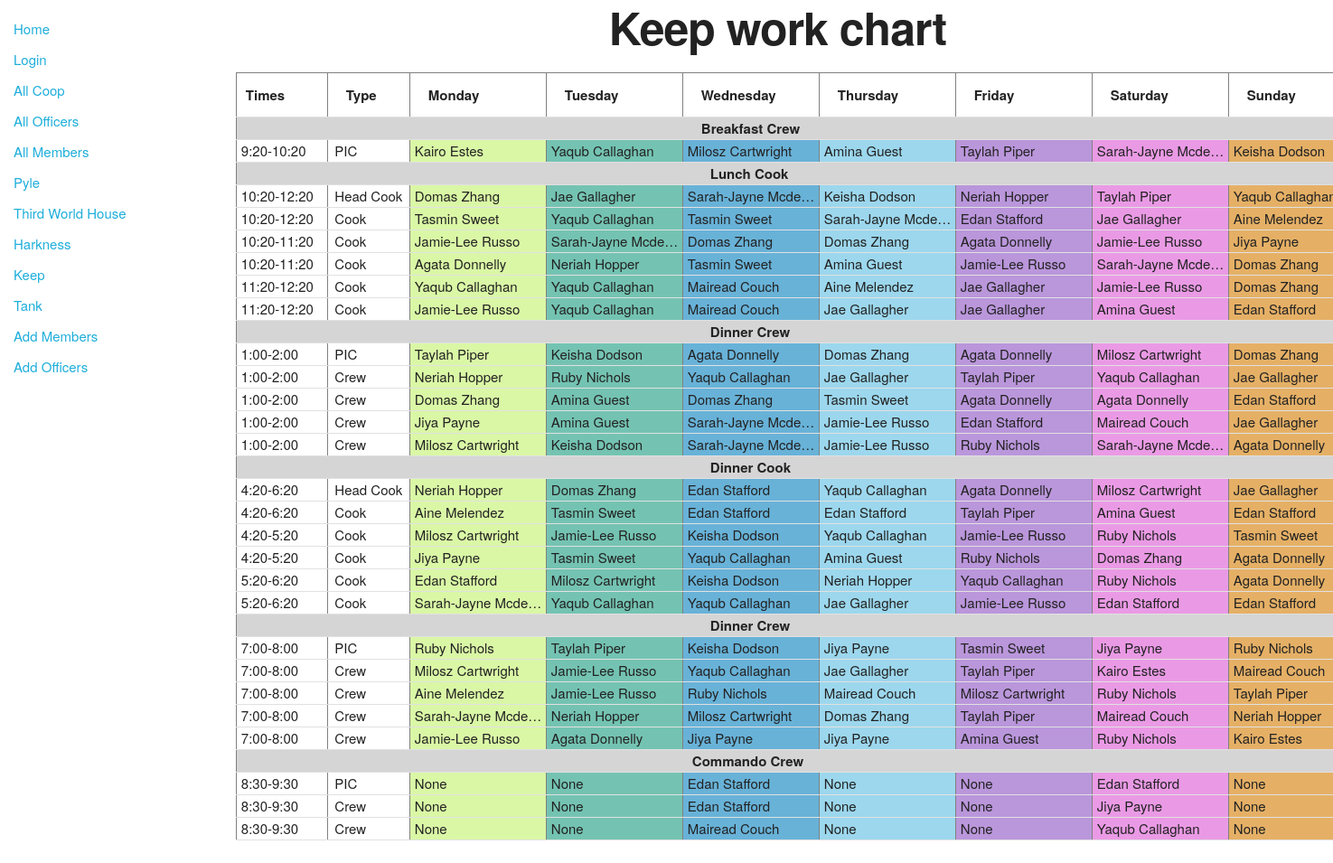
The app's page /catalog/keepworkchart/ with its own data.
### catalog/models.py (models this page shows)
class WorkChartRow(models.Model):
    id = models.AutoField(primary_key=True)
    coop = models.ForeignKey('Coop', on_delete=models.SET_NULL, null=True)
    time = models.CharField(max_length=20, null=True, blank = True)
    cook = models.BooleanField()
    pic = models.BooleanField()
    monday = models.ForeignKey('Shift', on_delete=models.SET_NULL, null=True, related_name='monday')
    tuesday = models.ForeignKey('Shift', on_delete=models.SET_NULL, null=True, related_name='tuesday')
    wednesday = models.ForeignKey('Shift', on_delete=models.SET_NULL, null=True, related_name='wednesday')
    thursday = models.ForeignKey('Shift', on_delete=models.SET_NULL, null=True, related_name='thursday')
    friday = models.ForeignKey('Shift', on_delete=models.SET_NULL, null=True, related_name='friday')
    saturday = models.ForeignKey('Shift', on_delete=models.SET_NULL, null=True, related_name='saturday')
    sunday = models.ForeignKey('Shift', on_delete=models.SET_NULL, null=True, related_name='sunday')

class Shift(models.Model):
    id = models.AutoField(primary_key=True)
    cook = models.BooleanField()
    member = models.ForeignKey('Member', on_delete=models.SET_NULL, null=True)
    is_pic = models.BooleanField()
    meal = models.ForeignKey('Meal', on_delete=models.SET_NULL, null=True)
    def __str__(self):
        return str(self.member)

class Member(models.Model):
    id = models.AutoField(primary_key=True)
    first_name = models.CharField(max_length=30)
    last_name = models.CharField(max_length=50)
    preferred_name = models.CharField(max_length=100, null=True, blank = True)
    tnumber = models.IntegerField()
    coop = models.ForeignKey('Coop', on_delete=models.SET_NULL, null=True)
    email = models.EmailField(null = True, blank = True)
    pronouns = models.CharField(max_length=20)
    time_aid = models.IntegerField()
    missed_jobes = models.IntegerField(null = True, blank = True)
    def __str__(self):
        returnString = self.first_name + " " + self.last_name
        return returnString

### catalog/views.py (the view)
# urls.py: path('keepworkchart/', views.WorkChartKeep.as_view(),name='keep-work-chart'),
class WorkChartKeep(generic.ListView):
    model=WorkChartRow
    template_name = 'catalog/keepworkchart.html'  # Specify your own template name/location
    def get_queryset(self):
        keep = Coop.objects.get(name = "Keep")
        return WorkChartRow.objects.filter(coop=keep)

### catalog/templates/catalog/keepworkchart.html (shortened to what this page needs)
{% extends "base_generic.html" %}
{% block content %}
  <h1 style="text-align: center; font-weight: bold">Keep work chart</h1>
    <table border="1" width="400" style="margin-left: 0px;">
        <tr>
          <td >
            <p class="titles" style="padding-left:10px">Times</p>
          </td>
          <td >
            <p class="titles" style="width:60px">Type</p>
          </td>
          <td>
            <p class="titles">Monday</p>
          </td>
          <td>
            <p class="titles">Tuesday</p>
          </td>
          <td>
            <p class="titles">Wednesday</p>
          </td>
          <td>
            <p class="titles">Thursday</p>
          </td>
          <td>
            <p class="titles">Friday</p>
          </td>
          <td>
            <p class="titles">Saturday</p>
          </td>
          <td>
            <p class="titles">Sunday</p>
          </td>
        </tr>
        <tr style="height:15px;">
            <td style="padding:0px; margin:0px;" colspan="9" bgcolor="#D5D5D5">
                <div style="font-weight: bold; width:220px; margin:0 auto;">Breakfast Crew</div>
            </td>
        </tr>
        {% for workChartRow in object_list %}
            {% if workChartRow.time == "10:20-12:20" and workChartRow.pic %}
                <tr style="height:15px;">
                    <td style="padding:0px; margin:0px;" colspan="9" bgcolor="#D5D5D5">
                        <div style="font-weight: bold; width:200px; margin:0 auto;">Lunch Cook</div>
                    </td>
                </tr>
            {% elif workChartRow.time == "1:00-2:00" and workChartRow.pic %}
                <tr style="height:15px;">
                    <td style="padding:0px; margin:0px;" colspan="9" bgcolor="#D5D5D5">
                        <div style="font-weight: bold; width:200px; margin:0 auto;">Dinner Crew</div>
                    </td>
                </tr>
            {% elif workChartRow.time == "4:20-6:20" and workChartRow.pic %}
                <tr style="height:15px;">
                    <td style="padding:0px; margin:0px;" colspan="9" bgcolor="#D5D5D5">
                        <div style="font-weight: bold; width:200px; margin:0 auto;">Dinner Cook</div>
                    </td>
                </tr>
            {% elif workChartRow.time == "7:00-8:00" and workChartRow.pic %}
                <tr style="height:15px;">
                    <td style="padding:0px; margin:0px;" colspan="9" bgcolor="#D5D5D5">
                        <div style="font-weight: bold; width:200px; margin:0 auto;">Dinner Crew</div>
                    </td>
                </tr>
            {% elif workChartRow.time == "8:30-9:30" and workChartRow.pic %}
                <tr style="height:15px;">
                    <td style="padding:0px; margin:0px;" colspan="9" bgcolor="#D5D5D5">
                        <div style="font-weight: bold; width:240px; margin:0 auto;">Commando Crew</div>
                    </td>
                </tr>
            {% endif %}
                <tr>
                    <td style="padding:0px; margin:0px;">
                        <div class="hideextra" style="width:100px; margin:0 auto;" >{{workChartRow.time}}</div>
                    </td>
                    {% if workChartRow.cook %}
                        {% if workChartRow.pic %}
                            <td style="padding:0px; margin:0px;">
                                <div style="white-space: nowrap; overflow: hidden; margin:0 auto; width:75px;" >Head Cook</div>
                            </td>
                        {% else %}
                            <td style="padding:0px; margin:0px;">
                                <div style="white-space: nowrap; overflow: hidden; text-overflow:ellipsis; margin:0 auto; width:75px;" >Cook</div>
                            </td>
                        {% endif %}
                    {% else %}
                        {% if workChartRow.pic %}
                            <td style="padding:0px; margin:0px;">
                                <div style="white-space: nowrap; overflow: hidden; text-overflow:ellipsis; margin:0 auto; width:75px;" >PIC</div>
                            </td>
                        {% else %}
                            <td style="padding:0px; margin:0px;">
                                <div style="white-space: nowrap; overflow: hidden; text-overflow:ellipsis; margin:0 auto; width:75px;" >Crew</div>
                            </td>
                        {% endif %}
                    {% endif %}
                    <td style="padding:0px; margin:0px;" bgcolor="#DAF7A6">
                        <div class="hideextra">{{workChartRow.monday}}</div>
                    </td>
                    <td style="padding:0px; margin:0px;" bgcolor="#74C3B2">
                        <div class="hideextra" >{{workChartRow.tuesday}}</div>
                    </td>
                    <td style="padding:0px; margin:0px;" bgcolor="#68B2D8">
                        <div class="hideextra" >{{workChartRow.wednesday}}</div>
                    </td>
                    <td style="padding:0px; margin:0px;" bgcolor="#9CD7ED">
                        <div class="hideextra" >{{workChartRow.thursday}}</div>
                    </td>
                    <td style="padding:0px; margin:0px;" bgcolor="#BA96DB">
                        <div class="hideextra" >{{workChartRow.friday}}</div>
                    </td>
                    <td style="padding:0px; margin:0px;" bgcolor="#EA9AE5">
                        <div class="hideextra" >{{workChartRow.saturday}}</div>
                    </td>
                    <td style="padding:0px; margin:0px;" bgcolor="#E5B066">
                        <div class="hideextra" >{{workChartRow.sunday}}</div>
                    </td>
                </tr>
        {% endfor %}
    </table>
{% endblock %}

### catalog/templates/static/css/skeleton.css (style rules this page uses)
html { font-size: 62.5%; }
body { font-size: 1.5em; line-height: 1.6; font-weight: 400; font-family: "Raleway", "HelveticaNeue", "Helvetica Neue", Helvetica, Arial, sans-serif; color: #222; }
h1, h2, h3, h4, h5, h6 { margin-top: 0; margin-bottom: 2rem; font-weight: 300; }
h1 { font-size: 4.0rem; line-height: 1.2; letter-spacing: -.1rem; }
@media (min-width: 550px) { h1 { font-size: 5.0rem; } }
p { margin-top: 0; }
th, td { padding: 12px 15px; text-align: left; border-bottom: 1px solid #E1E1E1; }
th:first-child, td:first-child { padding-left: 0; }
th:last-child, td:last-child { padding-right: 0; }
pre, blockquote, dl, figure, table, p, ul, ol, form { margin-bottom: 2.5rem; }

### catalog/templates/catalog/keepworkchart.html (style rules this page uses)
.hideextra { white-space: nowrap; overflow: hidden; text-overflow:ellipsis; margin:0 auto; width:150px; padding-left:5px }
.titles { font-weight: bold; padding-left:5px; margin:0 }

### records on screen
WorkChartRow: time "9:20-10:20", cook "PIC", monday "Kairo Estes", tuesday "Yaqub Callaghan", wednesday "Milosz Cartwright", thursday "Amina Guest", friday "Taylah Piper", saturday "Sarah-Jayne Mcde…", sunday "Keisha Dodson"
WorkChartRow: pic "Lunch Cook", time "10:20-12:20", cook "Head Cook", monday "Domas Zhang", tuesday "Jae Gallagher", wednesday "Sarah-Jayne Mcde…", thursday "Keisha Dodson", friday "Neriah Hopper", saturday "Taylah Piper", sunday "Yaqub…"
WorkChartRow: time "10:20-12:20", cook "Cook", monday "Tasmin Sweet", tuesday "Yaqub Callaghan", wednesday "Tasmin Sweet", thursday "Sarah-Jayne Mcde…", friday "Edan Stafford", saturday "Jae Gallagher", sunday "Aine Melendez"
WorkChartRow: time "10:20-11:20", cook "Cook", monday "Jamie-Lee Russo", tuesday "Sarah-Jayne Mcde…", wednesday "Domas Zhang", thursday "Domas Zhang", friday "Agata Donnelly", saturday "Jamie-Lee Russo", sunday "Jiya Payne"
WorkChartRow: time "10:20-11:20", cook "Cook", monday "Agata Donnelly", tuesday "Neriah Hopper", wednesday "Tasmin Sweet", thursday "Amina Guest", friday "Jamie-Lee Russo", saturday "Sarah-Jayne Mcde…", sunday "Domas Zhang"
WorkChartRow: time "11:20-12:20", cook "Cook", monday "Yaqub Callaghan", tuesday "Yaqub Callaghan", wednesday "Mairead Couch", thursday "Aine Melendez", friday "Jae Gallagher", saturday "Jamie-Lee Russo", sunday "Domas Zhang"
WorkChartRow: time "11:20-12:20", cook "Cook", monday "Jamie-Lee Russo", tuesday "Yaqub Callaghan", wednesday "Mairead Couch", thursday "Jae Gallagher", friday "Jae Gallagher", saturday "Amina Guest", sunday "Edan Stafford"
WorkChartRow: pic "Dinner Crew", time "1:00-2:00", cook "PIC", monday "Taylah Piper", tuesday "Keisha Dodson", wednesday "Agata Donnelly", thursday "Domas Zhang", friday "Agata Donnelly", saturday "Milosz Cartwright", sunday "Domas Zhang"
WorkChartRow: time "1:00-2:00", cook "Crew", monday "Neriah Hopper", tuesday "Ruby Nichols", wednesday "Yaqub Callaghan", thursday "Jae Gallagher", friday "Taylah Piper", saturday "Yaqub Callaghan", sunday "Jae Gallagher"
WorkChartRow: time "1:00-2:00", cook "Crew", monday "Domas Zhang", tuesday "Amina Guest", wednesday "Domas Zhang", thursday "Tasmin Sweet", friday "Agata Donnelly", saturday "Agata Donnelly", sunday "Edan Stafford"
WorkChartRow: time "1:00-2:00", cook "Crew", monday "Jiya Payne", tuesday "Amina Guest", wednesday "Sarah-Jayne Mcde…", thursday "Jamie-Lee Russo", friday "Edan Stafford", saturday "Mairead Couch", sunday "Jae Gallagher"
WorkChartRow: time "1:00-2:00", cook "Crew", monday "Milosz Cartwright", tuesday "Keisha Dodson", wednesday "Sarah-Jayne Mcde…", thursday "Jamie-Lee Russo", friday "Ruby Nichols", saturday "Sarah-Jayne Mcde…", sunday "Agata Donnelly"
WorkChartRow: pic "Dinner Cook", time "4:20-6:20", cook "Head Cook", monday "Neriah Hopper", tuesday "Domas Zhang", wednesday "Edan Stafford", thursday "Yaqub Callaghan", friday "Agata Donnelly", saturday "Milosz Cartwright", sunday "Jae Gallagher"
WorkChartRow: time "4:20-6:20", cook "Cook", monday "Aine Melendez", tuesday "Tasmin Sweet", wednesday "Edan Stafford", thursday "Edan Stafford", friday "Taylah Piper", saturday "Amina Guest", sunday "Edan Stafford"
WorkChartRow: time "4:20-5:20", cook "Cook", monday "Milosz Cartwright", tuesday "Jamie-Lee Russo", wednesday "Keisha Dodson", thursday "Yaqub Callaghan", friday "Jamie-Lee Russo", saturday "Ruby Nichols", sunday "Tasmin Sweet"
WorkChartRow: time "4:20-5:20", cook "Cook", monday "Jiya Payne", tuesday "Tasmin Sweet", wednesday "Yaqub Callaghan", thursday "Amina Guest", friday "Ruby Nichols", saturday "Domas Zhang", sunday "Agata Donnelly"
WorkChartRow: time "5:20-6:20", cook "Cook", monday "Edan Stafford", tuesday "Milosz Cartwright", wednesday "Keisha Dodson", thursday "Neriah Hopper", friday "Yaqub Callaghan", saturday "Ruby Nichols", sunday "Agata Donnelly"
WorkChartRow: time "5:20-6:20", cook "Cook", monday "Sarah-Jayne Mcde…", tuesday "Yaqub Callaghan", wednesday "Yaqub Callaghan", thursday "Jae Gallagher", friday "Jamie-Lee Russo", saturday "Edan Stafford", sunday "Edan Stafford"
WorkChartRow: pic "Dinner Crew", time "7:00-8:00", cook "PIC", monday "Ruby Nichols", tuesday "Taylah Piper", wednesday "Keisha Dodson", thursday "Jiya Payne", friday "Tasmin Sweet", saturday "Jiya Payne", sunday "Ruby Nichols"
WorkChartRow: time "7:00-8:00", cook "Crew", monday "Milosz Cartwright", tuesday "Jamie-Lee Russo", wednesday "Yaqub Callaghan", thursday "Jae Gallagher", friday "Taylah Piper", saturday "Kairo Estes", sunday "Mairead Couch"
WorkChartRow: time "7:00-8:00", cook "Crew", monday "Aine Melendez", tuesday "Jamie-Lee Russo", wednesday "Ruby Nichols", thursday "Mairead Couch", friday "Milosz Cartwright", saturday "Ruby Nichols", sunday "Taylah Piper"
WorkChartRow: time "7:00-8:00", cook "Crew", monday "Sarah-Jayne Mcde…", tuesday "Neriah Hopper", wednesday "Milosz Cartwright", thursday "Domas Zhang", friday "Taylah Piper", saturday "Mairead Couch", sunday "Neriah Hopper"
WorkChartRow: time "7:00-8:00", cook "Crew", monday "Jamie-Lee Russo", tuesday "Agata Donnelly", wednesday "Jiya Payne", thursday "Jiya Payne", friday "Amina Guest", saturday "Ruby Nichols", sunday "Kairo Estes"
WorkChartRow: pic "Commando Crew", time "8:30-9:30", cook "PIC", monday "None", tuesday "None", wednesday "Edan Stafford", thursday "None", friday "None", saturday "Edan Stafford", sunday "None"
WorkChartRow: time "8:30-9:30", cook "Crew", monday "None", tuesday "None", wednesday "Edan Stafford", thursday "None", friday "None", saturday "Jiya Payne", sunday "None"
WorkChartRow: time "8:30-9:30", cook "Crew", monday "None", tuesday "None", wednesday "Mairead Couch", thursday "None", friday "None", saturday "Yaqub Callaghan", sunday "None"
